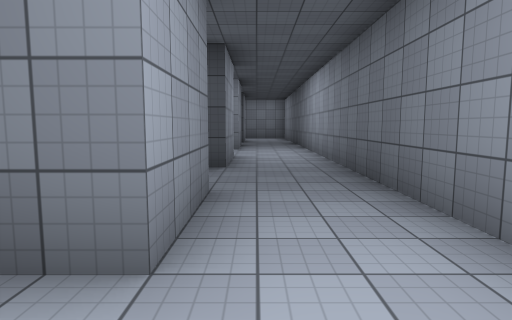
[1] (above)

24 first-person views from a walk through a scene from a Unity 3-D project. The camera is 1.4 m above the floor, tilts 6° down and sees 75° across. Doors are open. The floor is counted in squares, 2 m on a side. Each view is taken from the middle of a square. On the plan, view 1 faces up. The plan holds only what a view shows up to about 10 squares ahead; the rest is blank. The place goes on beyond the plan. The player character is not drawn. Surface patterns are stand-ins for the level's own textures.

[2]
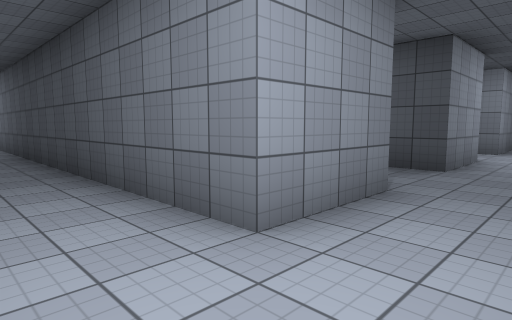

[3]
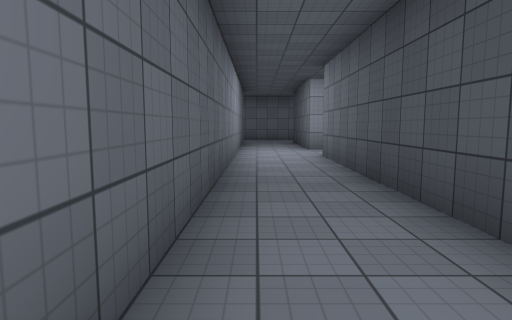

[4]
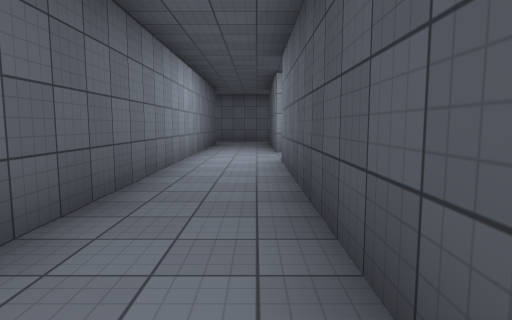

[5]
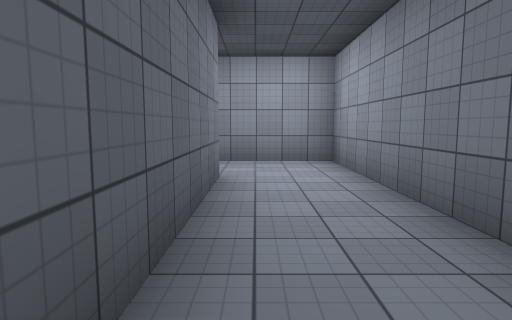

[6]
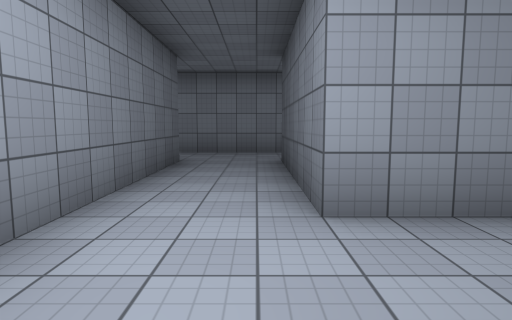

[7]
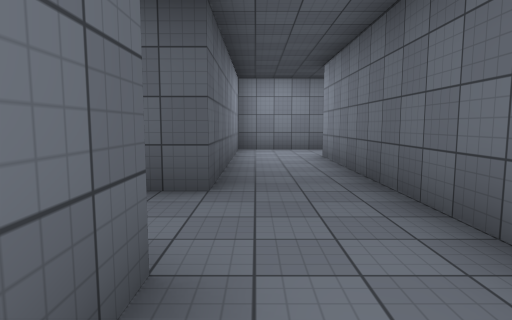

[8]
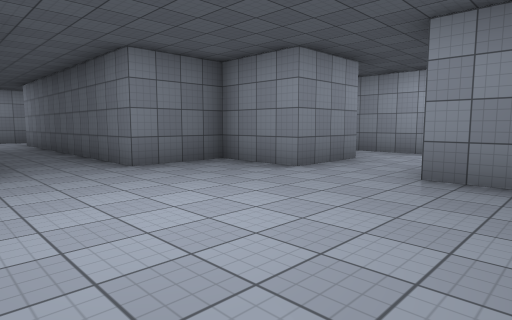

[9]
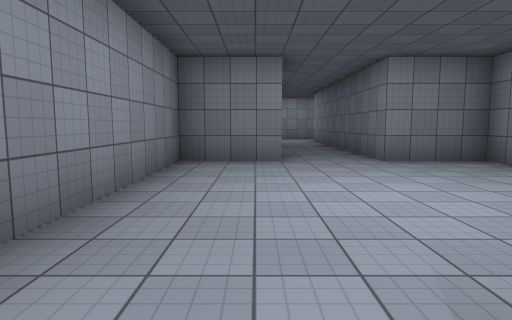

[10]
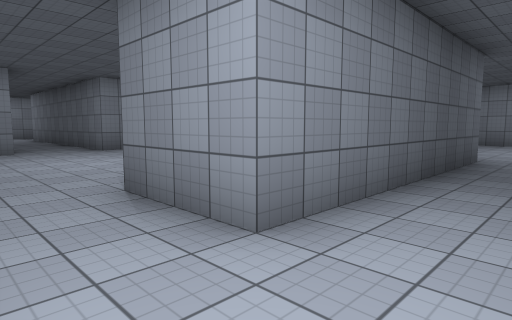

[11]
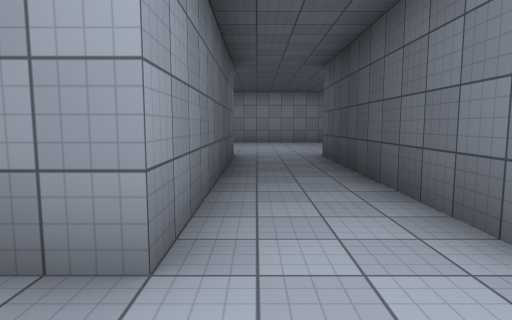

[12]
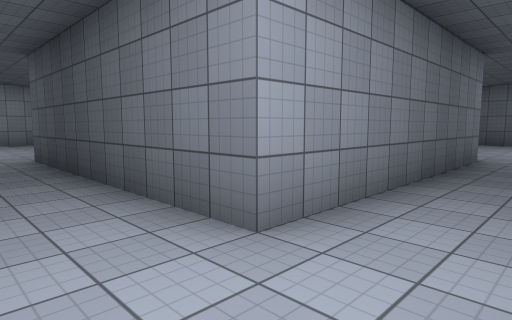

[13]
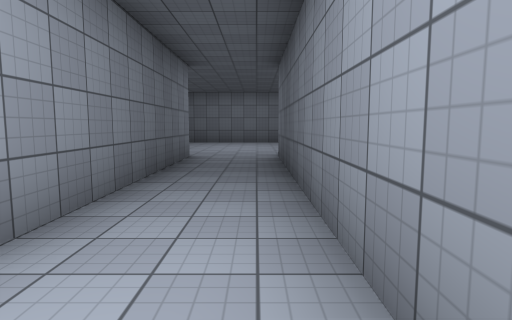

[14]
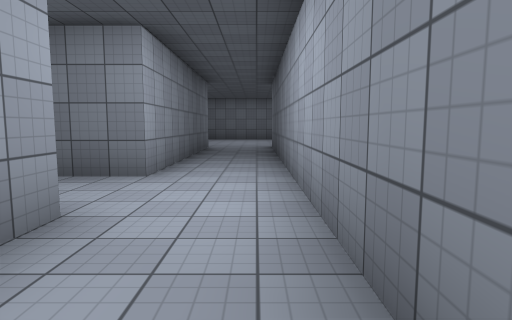

[15]
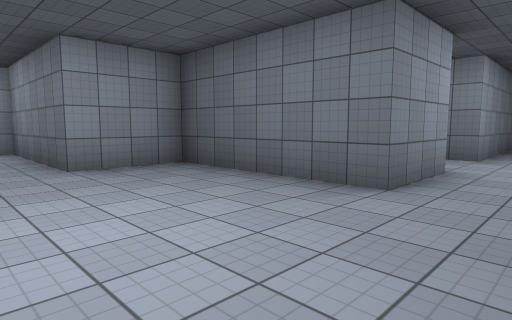

[16]
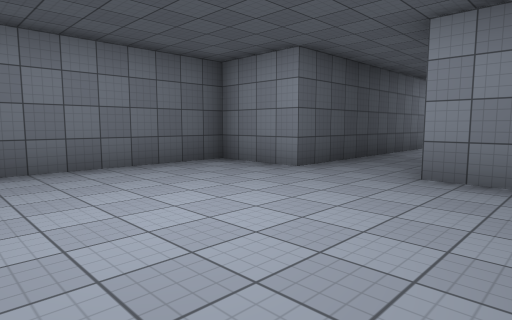

[17]
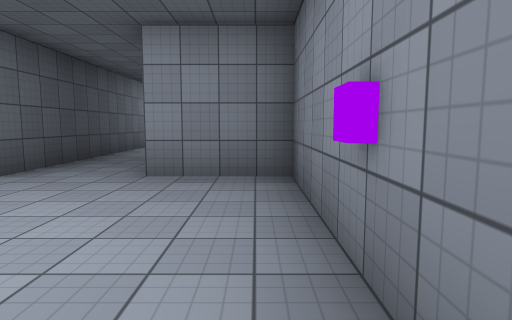

[18]
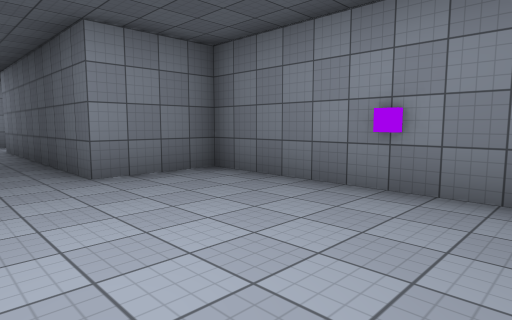

[19]
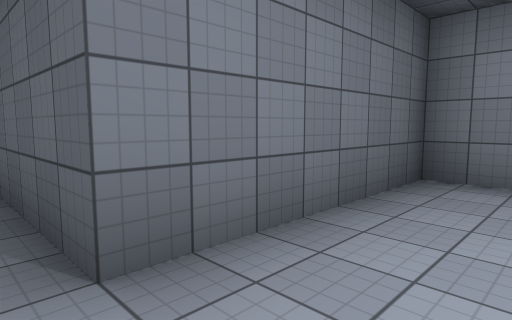

[20]
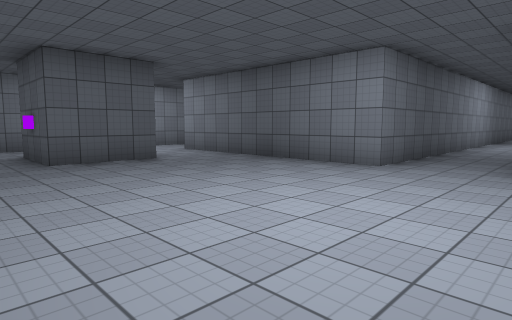

[21]
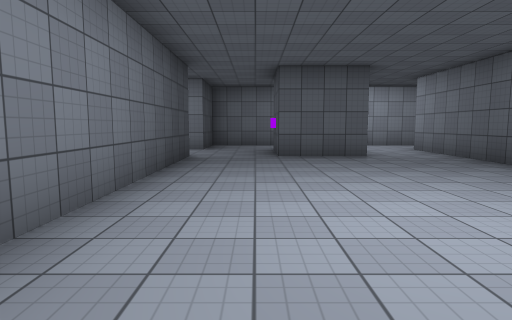

[22]
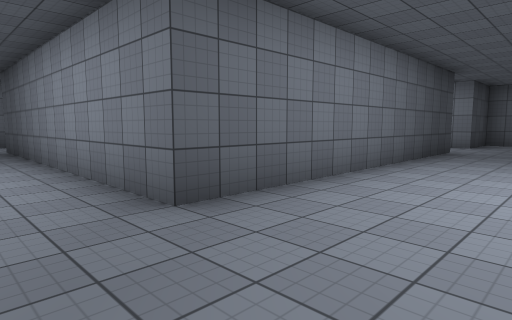

[23]
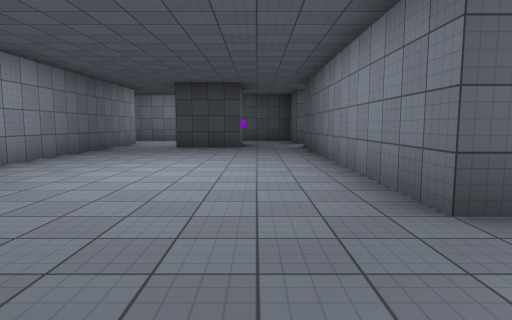

[24]
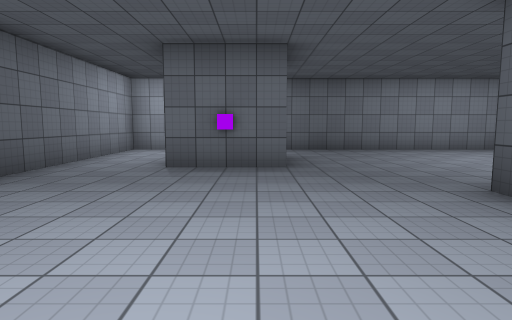

### Floor plan
Points are (right, up) in squares from view 1. A wall is a line through its corners. A room is listed if a view was taken in it or the views show most of it. See-through windows are left out.
Room 1 (views 1, 2, 3, 4, 5, 6)
walls: (-0.5, 3.6) (-0.5, 1.5) (-10.5, 1.5); (-12.5, 3) (-12.5, 1.5); (-13.5, -0.5) (1.5, -0.5) (1.5, 3.4)
ways out: open door at (-13.5, 0.5) to room 5; opening at (-11.5, 2.5); opening at (0.5, 2.5)
Room 2 (views 7, 8, 14, 15)
walls: (-20.5, 5.5) (-20.5, 3.5) (-18.5, 3.5) (-18.5, 1.5); (-16.6, 3.5) (-14.5, 3.5) (-14.5, 9.5); (-16.5, 9.5) (-20.5, 9.5) (-20.5, 7.5); (-16.5, 1.5) (-16.5, 2.5)
ways out: opening at (-15.5, 10.5) to room 3; opening at (-17.5, 2.5) to room 5; opening at (-21.5, 6.5)
Room 3 (views 9, 10, 11, 12, 13, 16, 17, 18, 19)
walls: (-26.6, 9.5) (-22.5, 9.5) (-22.5, 11.5) (-16.5, 11.5) (-16.5, 9.5); (-16.5, 16.4) (-16.5, 13.5) (-22.5, 13.5) (-22.5, 15.5) (-26.5, 15.5) (-26.5, 18); (-14.5, 9.5) (-14.5, 16.5)
ways out: opening at (-15.5, 10.5) to room 2; open door at (-15.5, 16.5) to room 4
Room 4 (views 20, 21, 22, 23, 24)
walls: (-16.5, 19.6) (-16.5, 16.4); (-10.4, 25.5) (-18.5, 25.5) (-18.5, 33.5); (-21.5, 19.5) (-19.5, 19.5); (-10.5, 21.4) (-10.5, 23.5) (-8.5, 23.5); (-14.5, 16.5) (-14.5, 19.5) (-8.5, 19.5); (-8, 25.5) (-8.5, 25.5) (-8.5, 26); (-6.5, 23.1) (-6.5, 23.6); (-24.5, 33.1) (-24.5, 23.9)
ways out: open door at (-15.5, 16.5) to room 3; opening at (-22, 20.5); opening at (-9.5, 20.5); opening at (-9.5, 26.5); opening at (-7.5, 22.5)
objects: other object (-21, 22) to (-21, 23)
Room 5 (no view inside)
walls: (-18.5, 1.5) (-18.5, -4.5); (-19, -6.5) (-16.5, -6.5) (-16.5, -0.5) (-13.5, -0.5); (-12.5, 1.5) (-16.5, 1.5)
ways out: open door at (-13.5, 0.5) to room 1; opening at (-17.5, 2.5) to room 2; opening at (-19.5, -5.5)

Positions as (right, up) in squares from view 1, and headings:
1: (0, 0), facing up
2: (1, 0), facing up-left
3: (-3, 0), facing left
4: (-4, 1), facing left
5: (-5, 1), facing right
6: (-10, 1), facing left
7: (-17, 3), facing down
8: (-16, 9), facing down-left
9: (-16, 10), facing down
10: (-15, 13), facing down-left
11: (-15, 12), facing left
12: (-15, 12), facing up-left
13: (-15, 12), facing up
14: (-15, 9), facing up
15: (-15, 6), facing up-left
16: (-27, 10), facing up-right
17: (-27, 10), facing right
18: (-27, 13), facing down-right
19: (-27, 14), facing up-right
20: (-17, 25), facing down-right
21: (-18, 24), facing right
22: (-20, 23), facing up-right
23: (-20, 23), facing up
24: (-15, 23), facing left
